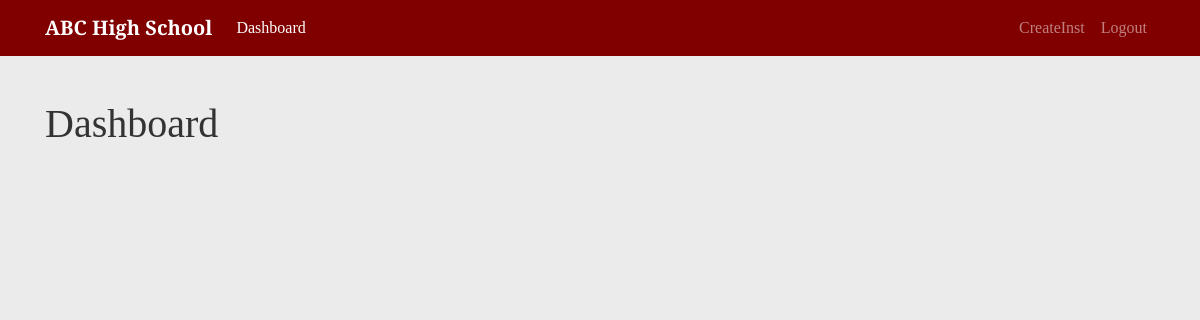
/dashboard/CreateInst/ (signed in), run on an earlier commit of the app's database.
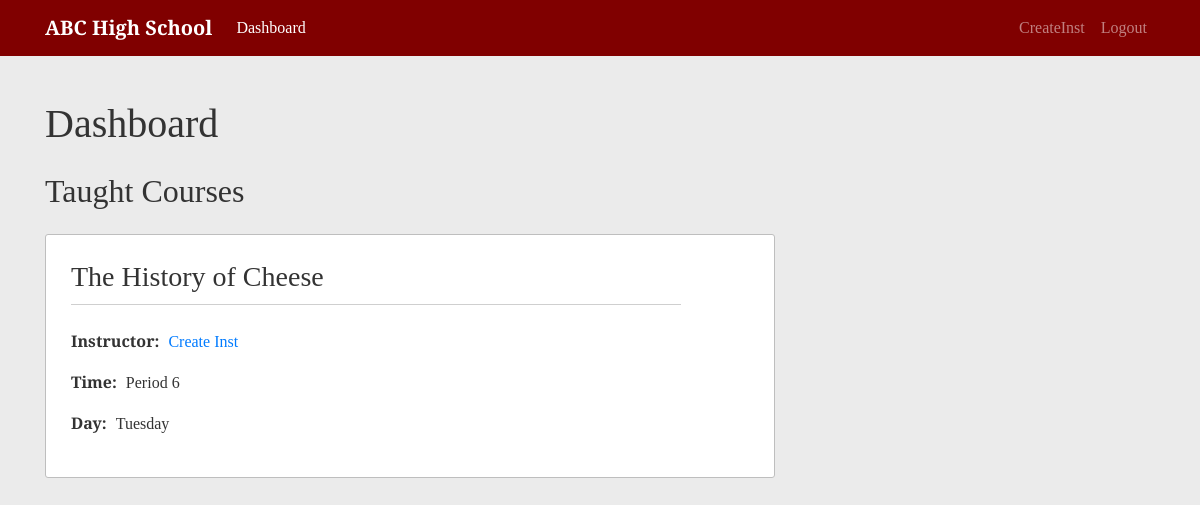
And on a later commit of the database.
### school/models.py (models this page shows, shortened)
class Course(models.Model):
    ONE = '1'
    TWO = '2'
    THREE = '3'
    FOUR = '4'
    FIVE = '5'
    SIX = '6'
    TIME_CHOICES = [
        (ONE, 'Period 1'),
        (TWO, 'Period 2'),
        (THREE, 'Period 3'),
        (FOUR, 'Period 4'),
        (FIVE, 'Period 5'),
        (SIX, 'Period 6')
    ]
    MONDAY = 'MO'
    TUESDAY = 'TU'
    WEDNESDAY = 'WE'
    THURSDAY = 'TH'
    FRIDAY = 'FR'
    DAY_CHOICES = [
        (MONDAY, 'Monday'),
        (TUESDAY, 'Tuesday'),
        (WEDNESDAY, 'Wednesday'),
        (THURSDAY, 'Thursday'),
        (FRIDAY, 'Friday')
    ]
    course_name = models.CharField(max_length=255)
    instructor = models.ForeignKey(Instructor, null=True, on_delete=models.SET_NULL)
    time = models.CharField(max_length=1, blank=True, choices=TIME_CHOICES)
    day = models.CharField(max_length=2, blank=True, choices=DAY_CHOICES)

### users/models.py (models this page shows)
class Instructor(models.Model):
    user = models.OneToOneField(User, on_delete=models.CASCADE, primary_key=True)
    start_date = models.DateField()
    office_number = models.CharField(max_length=10, blank=True)
    office_phone_number = models.CharField(max_length=20, blank=True)
    def __str__(self):
        return f'{self.user.first_name} {self.user.last_name}'

### school/views.py (the view)
# urls.py: path('dashboard/<str:username>/', DashboardListView.as_view(), name='user-dashboard'),
class DashboardListView(LoginRequiredMixin, UserPassesTestMixin, ListView):
    model = Course
    template_name = 'school/dashboard.html'
    context_object_name = 'courses'
    def get_queryset(self):
        user = get_object_or_404(User, username=self.kwargs.get('username'))
        queryset = {}
        student = Student.objects.filter(user=user).first()
        if student:
            enrollments = EnrolledIn.objects.filter(student=student).values('course')
            queryset['enrolled_courses'] = Course.objects.filter(id__in=enrollments)
            assists = AssistsIn.objects.filter(student=student).values('course')
            queryset['assisted_courses'] = Course.objects.filter(id__in=assists)
        instructor = Instructor.objects.filter(user=user).first()
        if instructor:
            queryset['taught_courses'] = Course.objects.filter(instructor=instructor)
        return queryset
    def test_func(self):
        dashboard_user = self.kwargs.get('username')
        if (self.request.user.username == dashboard_user):
            return True
        return False

### school/templates/school/dashboard.html (shortened to what this page needs)
{% extends "school/content.html" %}
{% block content %}
  <h1 class="mb-4">Dashboard</h1>
  {% if courses.taught_courses %}
      <h2 class=mb-4>Taught Courses</h2>
      {% for course in courses.taught_courses %}
        <article class="content-section">
          <h3 class="content-title"><a class="title-link" href="{% url 'course-detail' course.id %}">{{ course.course_name }}</a></h3>
          <p>
            <span class="data-title">Instructor:</span>
            <span class="data-content"><a href="{% url 'profile' course.instructor.user %}">{{ course.instructor }}</a></span>
          </p>
          <p>
            <span class="data-title">Time:</span>
            <span class="data-content">{{ course.get_time_display }}</span>
          </p>
          <p>
            <span class="data-title">Day:</span>
            <span class="data-content">{{ course.get_day_display }}</span>
          </p>
        </article>
      {% endfor %}
  {% endif %}
{% endblock content %}

### school/templates/school/content.html (shortened to what this page needs)
{% extends "school/base.html" %}
{% block display %}
  <div class="row">
    <div class="col-md-8">
      {% block content %}{% endblock %}
    </div>
  </div>
{% endblock display %}

### school/templates/school/base.html (shortened to what this page needs)
{% load static %}
<!DOCTYPE html>
<html lang="en">
  <head>
    <link rel="stylesheet" href="https://stackpath.bootstrapcdn.com/bootstrap/4.3.1/css/bootstrap.min.css">
    <link rel="stylesheet" href="https://cdnjs.cloudflare.com/ajax/libs/datepicker/0.6.5/datepicker.min.css" />
    <link rel="stylesheet" href="{% static 'school/main.css' %}">
  </head>
  <body>
    <nav class="navbar navbar-expand-md navbar-dark fixed-top">
      <div class="container">
        <a class="navbar-brand" href="/">ABC High School</a>
        <div class="collapse navbar-collapse" id="navbarCollapse">
          <div class="navbar-nav mr-auto">
            {% if user.is_authenticated %}
              <a class="nav-item nav-link {% if request.resolver_match.url_name == 'user-dashboard' %}active{% endif %}" href="{% url 'home' %}">Dashboard</a>
            {% else %}
              <a class="nav-item nav-link {% if request.resolver_match.url_name == 'home' %}active{% endif %}" href="{% url 'home' %}">Home</a>
            {% endif %}
          </div>
          <div class="navbar-nav">
            {% if user.is_authenticated %}
              <a class="nav-item nav-link {% if request.resolver_match.url_name == 'profile' and user.username == kwargs.username %}active{% endif %}" href="{% url 'profile' user.username %}">{{ user }}</a>
              <a class="nav-item nav-link" href="{% url 'logout' %}">Logout</a>
            {% else %}
              <a class="nav-item nav-link {% if request.resolver_match.url_name == 'login' %}active{% endif %}" href="{% url 'login' %}">Sign In</a>
            {% endif %}
          </div>
        </div>
      </div>
    </nav>
    <div class="container main-body">
      {% block display %}{% endblock display %}
    </div>
  </body>
</html>

### school/static/school/main.css (style rules this page uses)
body { background: #ebebeb; color: #333333; margin-top: 5rem; font-family: 'Arvo', serif; }
.navbar { background-color: #800000; }
.navbar-brand { font-weight: 700; }
.main-body { margin-top: 100px; margin-bottom: 60px; }
.content-section { background-color:#ffffff; border: 1px solid #bebebe; border-radius: 3px; padding: 25px; margin-bottom: 50px; }
.content-title { border-bottom: 1px solid #cfcfcf; padding-bottom: 10px; margin-bottom: 24px; width: 90%; }
.title-link { color: #333333; }
.data-title { font-weight: 700; margin-right: 5px; }
.data-content { display: inline-block; }

What changed in the data, as far as the page shows it:
added Course: course_name "The History of Cheese", instructor "Create Inst", time "Period 6", day "Tuesday"
Also different on the page:
text now shown: "Taught Courses"
